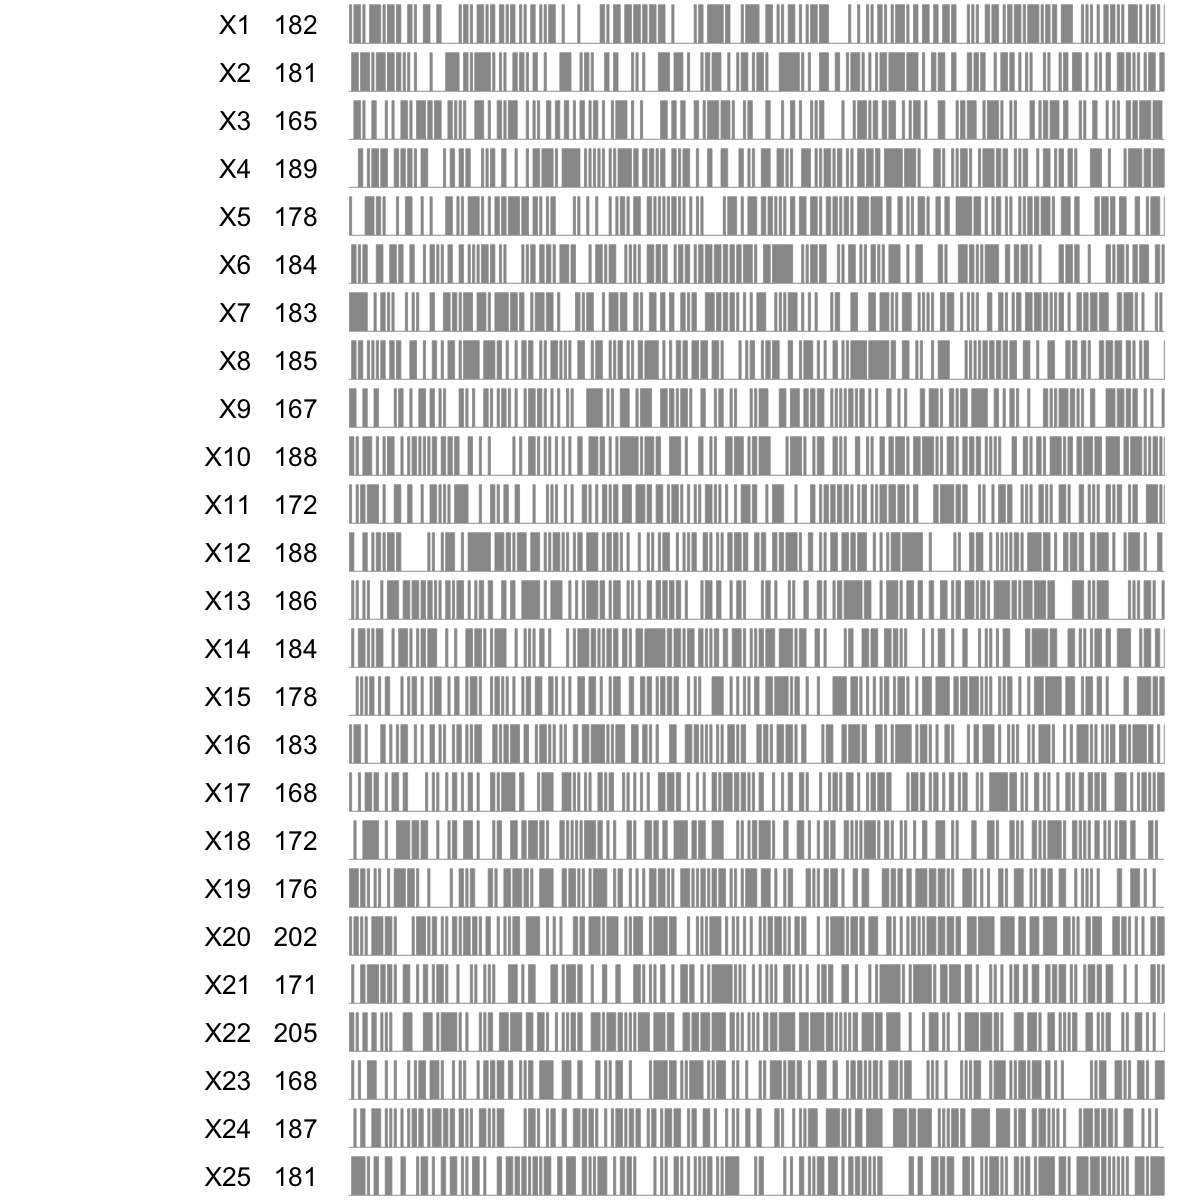

Write R code to recreate this figure.
# Function to convert long table to wide table with keys and values of 1 per day.
sortTagsIntoTable <- function(df, colnum) {
  ddf <- data.frame(df[1],df[2])
  ddf <- ddf[!duplicated(ddf),]
  tagtable <- table(ddf[2])
  tagframe <- as.data.frame(tagtable)
  sortedTags <- tagframe[with (tagframe, order(-Freq)),]
  topTags <- as.vector(sortedTags[[1]])
  dateTags <- data.frame(ddf[1], ddf[2])
  d <- as.data.frame.matrix(table(dateTags))[topTags][1:colnum]
}

# Function to turn values into keys with values of "1"
turnValuesIntoKeys <- function(df) { # Dump keys, turn values into keys, add new value to 1  
  newf <- data.frame(df$datetime, df$value) # Dump the key column
  colnames(newf) <- c("datetime", "key") # rename value into key
  newf$value <- rep(1,nrow(newf)) # give the new data a value column with 1
  return(newf)
}

# Function to display a number of stacked binary sparklines
binarySparkline <- function(d, tagsize, dates, titletext) {
  v <- 0
  par(mfrow=c(ncol(d),1), mar=c(.1,tagsize,.1,.1), lwd=1, oma=c(1.5,.1,.1,.1))
  for (y in d) {
    v <- v + 1
    par(las=1)
    colName <- paste(colnames(d)[v], " ", sum(y))
    y <- c(y,0)
    x <- c(1:length(y))    
    plot(x, y, space=NULL, type="n", pch=124, frame=F, xaxt='n',  yaxt="n", ann=FALSE, cex=1, col='#aaaaaa')
    # Build polygon construct
    y2 <- rep(y, each=2)
    y2 <- y2[-length(y2)]
    x2 <- rep(x, each=2)[-1]
    x3 <- c(min(x2), x2, max(x2))
    y3 <- c(0, y2, 0)
    polygon(x3, y3, border=NA, col="grey")
    axis(side=2, at=.5, pos=1, labels=colName, lwd=F)
  }
  firstdate = format(dates[1], format="%b")
  seconddate = format(dates[max(x)*.25], format="%b")
  thirddate = format(dates[max(x)*.5], format="%b")
  fourthdate = format(dates[max(x)*.75], format="%b")
  fifthdate = format(dates[max(x)-1], format="%b")
  axis(side=1, pos=c(.75), at=c(1,max(x)*.25,max(x)*.5,max(x)*.75,max(x)-1), lwd="0", labels=c(firstdate, seconddate, thirddate, fourthdate, fifthdate), cex.axis=.8)
}

# Function to filter data. taglist is the list of tags to include. 
# stopwords is the list of tags to omit
filterData <- function(d, taglist, stopwords, valuesaskeys) {
  if (length(taglist) >= 1) {
    taglist <- c("Create", taglist)
    d <- subset(d, (key %in% taglist))
  }
  for (stopword in stopwords) {
    d <- d[d[,2] != stopword,]
    d$value[d$key == "Create"] <- 1 # turn create values into 1.
  }
  if (valuesaskeys > 0) {d <- turnValuesIntoKeys(d)}
  return(d)
}

# Params
newd <- read.csv("~/Desktop/lifedata.csv")
outputdir <- "~/Desktop/"
displaynames <- c()
stopwords <- c("Friend_Contact", "Sleep", "Relax", "Love", "Thinking About", "Befriend", "Health","Happiness", "Latitude", "Longitude", "Event")
newd <- newd[order(as.Date(newd$datetime, format="%m/%d/%Y %I:%M:%S %p")),]
dates <- unique(c(as.Date(newd$datetime, format="%m/%d/%Y %I:%M:%S %p")))

## Build a chart for movies
view_values_as_keys <- 0
#tagnames <- c("Read", "Audiobook")
tagnames <- c()
tagsize <- 13 # How much space do you need on the left side of the graph?
filtereddata <- filterData(newd, tagnames, stopwords, view_values_as_keys)
numrows <- 24
newtable <- sortTagsIntoTable(filtereddata, numrows)
newtable <- newtable[rowSums(newtable) > 0, , drop=FALSE]
newtable[1] <- NULL # this dumps the Create
if (length(displaynames) > 1) {colnames(newtable) <- displaynames}
svgheight <- (ncol(newtable)*.6)+1.2 # make the size of the svg based on number of columns of data
svg(filename=paste(outputdir, "2014_books.svg", sep=""), height=svgheight, width=20, pointsize=40)
binarySparkline(newtable, tagsize, dates)
dev.off()
